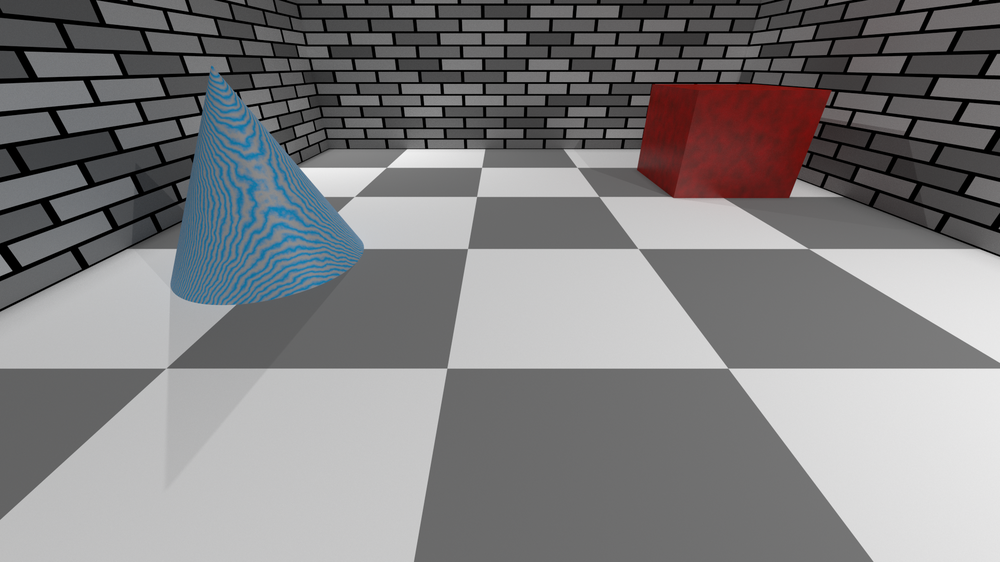
//> input picture Archive/Experiments/Parth/CV/StereoVision/left2.png, 1000 x 562 px, shrunk from 1920 x 1080 before the run
$ ./main   (built with g++ and OpenCV 4, older OpenCV classes emulated)
//> lines starting //> are read from the running program, lines starting //| are printed output that depends on the picture
#include "opencv2/imgproc/imgproc.hpp"
#include "opencv2/highgui/highgui.hpp"
#include <opencv2/core/core.hpp>
#include <opencv2/calib3d/calib3d.hpp>
#include <stdlib.h>
#include <stdio.h>

using namespace cv;

int main(int argc, char** argv) {
    Mat img1, img2, g1, g2;
    Mat disp, disp8;

    img1 = imread("left2.png");
//> img1 is the input picture: 562 rows x 1000 cols, CV_8UC3; mean B, G, R 128, 126.8, 127.8
    img2 = imread("right2.png");
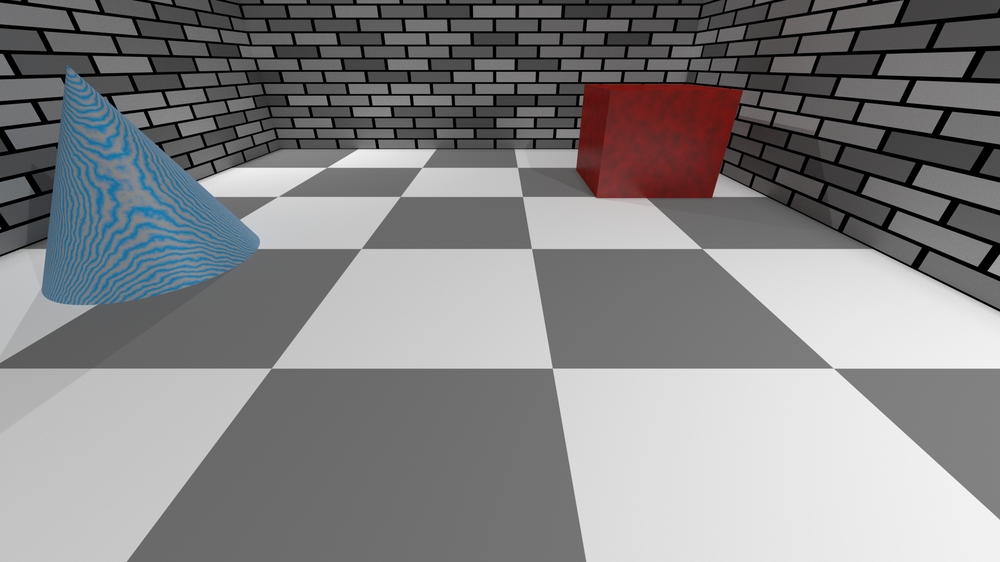
//> input picture Archive/Experiments/Parth/CV/StereoVision/right2.png, 1000 x 562 px, shrunk from 1920 x 1080 before the run
//> img2 is the input picture: 562 rows x 1000 cols, CV_8UC3; mean B, G, R 133.6, 132.4, 133

    cvtColor(img1, g1, CV_BGR2GRAY);
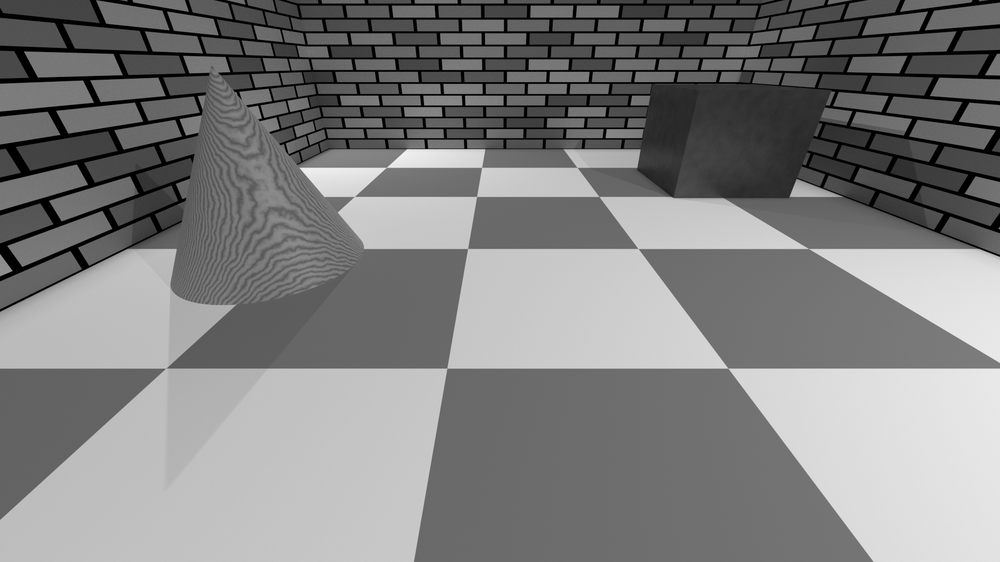
//> g1: 562 rows x 1000 cols, CV_8UC1; min 0, max 246, mean 127.2
    cvtColor(img2, g2, CV_BGR2GRAY);
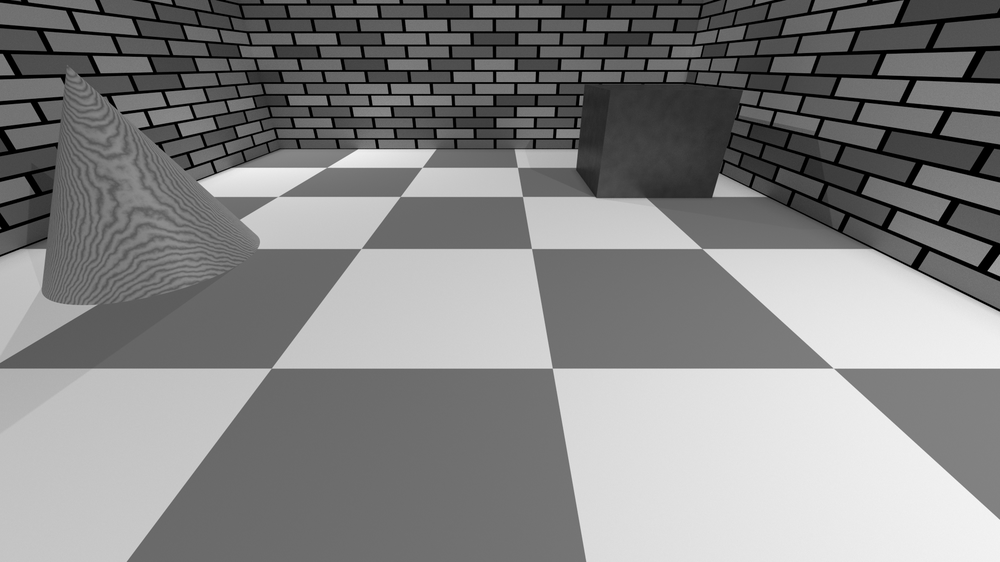
//> g2: 562 rows x 1000 cols, CV_8UC1; min 0, max 248, mean 132.7

    StereoBM sbm;
    sbm.state->SADWindowSize = 9;
    sbm.state->numberOfDisparities = 16;
    sbm.state->preFilterSize = 5;
    sbm.state->preFilterCap = 61;
    sbm.state->minDisparity = -39;
    sbm.state->textureThreshold = 250;
    sbm.state->uniquenessRatio = 0;
    sbm.state->speckleWindowSize = 0;
    sbm.state->speckleRange = 8;
    sbm.state->disp12MaxDiff = 1;

    sbm(g1, g2, disp);
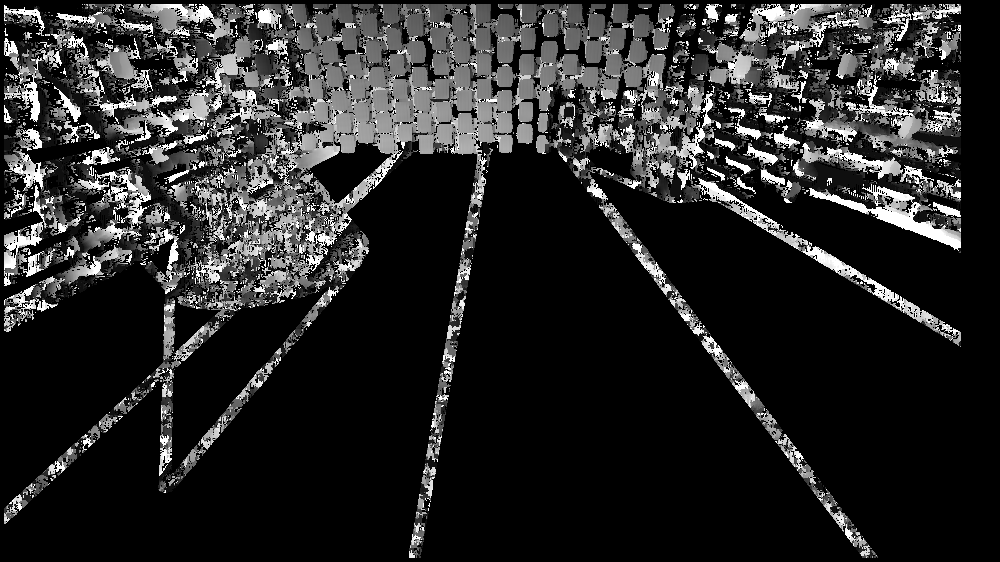
//> disp: 562 rows x 1000 cols, CV_16SC1; min -640, max -384, mean -599.7; drawn with min black and max white

    normalize(disp, disp8, 0, 255, CV_MINMAX, CV_8U);

    imshow("left", img1);
    imshow("right", img2);
    imshow("disp", disp8);

	cvWaitKey(0);
}
